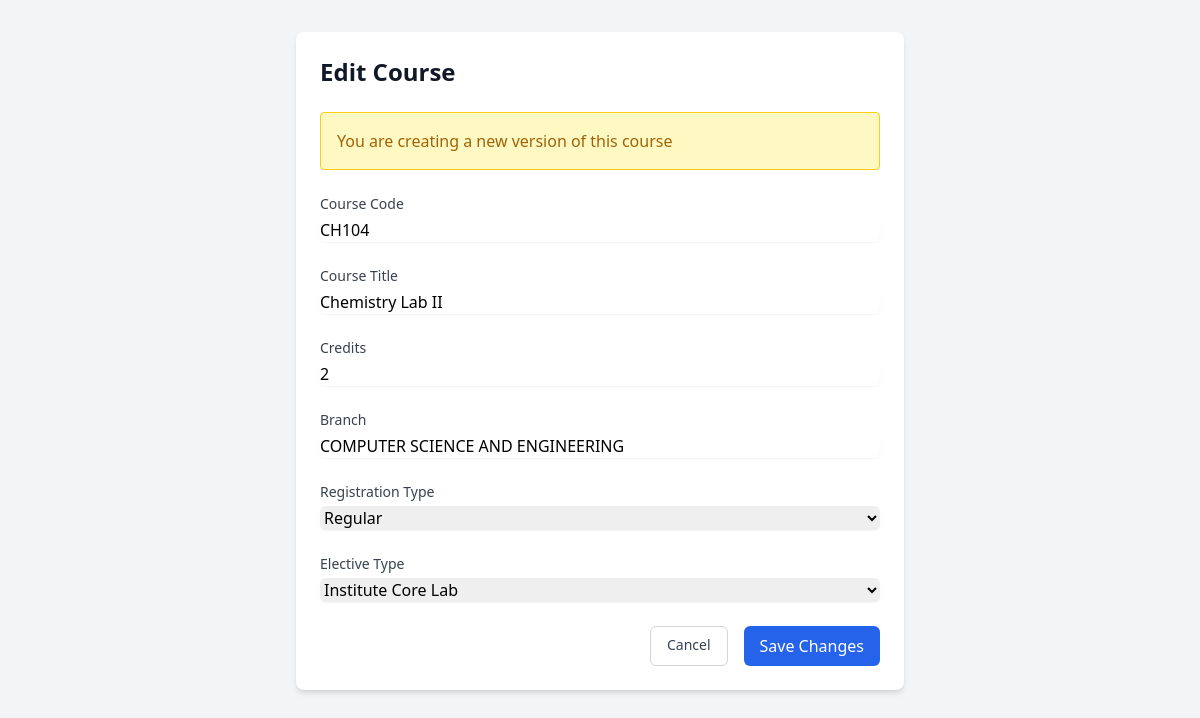
The page /courses/add_version/37 (signed in) on the database as committed earlier.
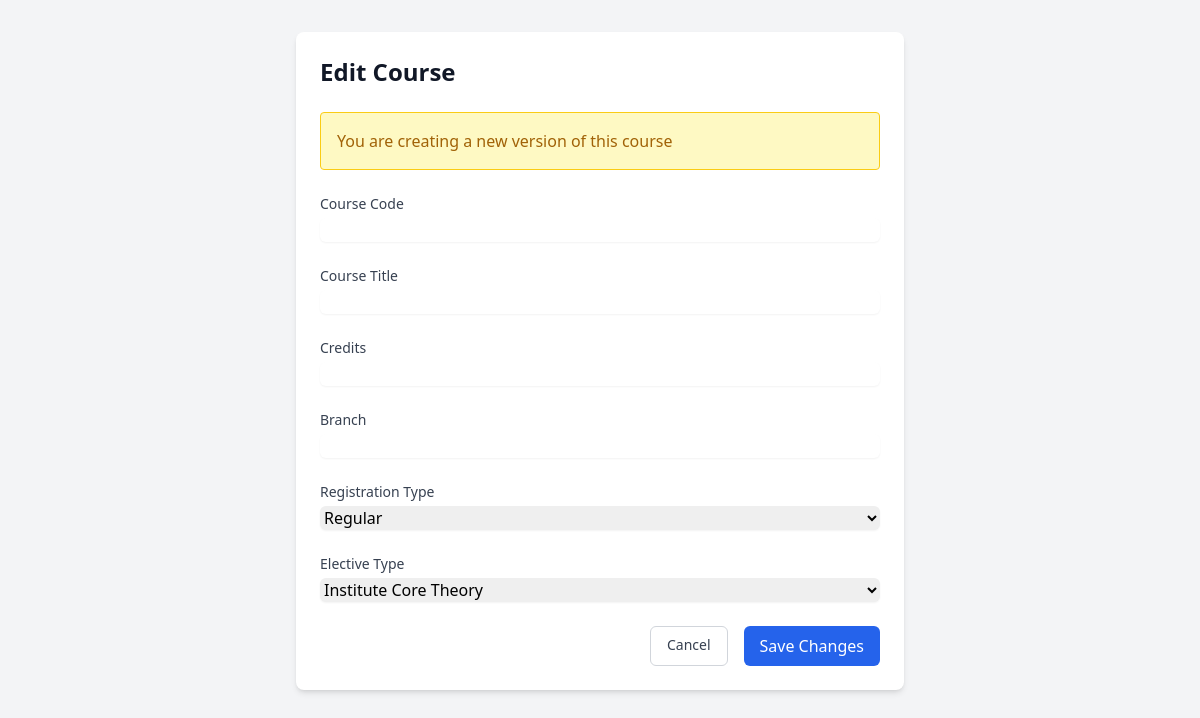
The same page on the database as committed later.
### tables this page shows
CREATE TABLE courses (
    id INTEGER PRIMARY KEY AUTOINCREMENT,
    course TEXT NOT NULL,
    course_title TEXT NOT NULL,
    credits INTEGER NOT NULL,
    reg_type TEXT NOT NULL,
    elective_type TEXT NOT NULL,
    branch TEXT NOT NULL,
    version INTEGER DEFAULT 1,
    parent_course_id INTEGER,
    is_current BOOLEAN DEFAULT 1
);

### app.py (the view, shortened to what this page needs)
@app.route('/courses/add_version/<int:original_course_id>', methods=['GET', 'POST'])
@login_required
def add_course_version(original_course_id):
    db = get_db()
    original_course = db.execute('SELECT * FROM courses WHERE id = ?', [original_course_id]).fetchone()
    return render_template('edit_course.html', course=original_course, is_version=True)

### app.py (called while the page is built)
def get_db():
    db = getattr(g, '_database', None)
    if db is None:
        db = g._database = sqlite3.connect(DATABASE)
        db.row_factory = sqlite3.Row
    return db

@app.teardown_appcontext
def close_connection(exception):
    db = getattr(g, '_database', None)
    if db is not None:
        db.close()

def login_required(f):
    @wraps(f)
    def decorated_function(*args, **kwargs):
        if 'admin' not in session:
            return redirect(url_for('login'))
        return f(*args, **kwargs)
    return decorated_function

### templates/edit_course.html (shortened to what the changed rows need)
<!DOCTYPE html>
<html lang="en">
<head>
    <script src="https://cdn.tailwindcss.com"></script>
</head>
<body class="bg-gray-100 min-h-screen">
    <div class="max-w-2xl mx-auto px-4 sm:px-6 lg:px-8 py-8">
        <div class="bg-white rounded-lg shadow-md p-6">
            <h1 class="text-2xl font-bold text-gray-900 mb-6">Edit Course</h1>
            <form method="POST" class="space-y-6">
                <div>
                    <label for="course" class="block text-sm font-medium text-gray-700">Course Code</label>
                    <input type="text" name="course" id="course" required
                           value="{{ course.course }}"
                           class="mt-1 block w-full rounded-md border-gray-300 shadow-sm focus:border-blue-500 focus:ring-blue-500">
                </div>
                <div>
                    <label for="course_title" class="block text-sm font-medium text-gray-700">Course Title</label>
                    <input type="text" name="course_title" id="course_title" required
                           value="{{ course.course_title }}"
                           class="mt-1 block w-full rounded-md border-gray-300 shadow-sm focus:border-blue-500 focus:ring-blue-500">
                </div>
                <div>
                    <label for="credits" class="block text-sm font-medium text-gray-700">Credits</label>
                    <input type="number" name="credits" id="credits" required
                           value="{{ course.credits }}"
                           class="mt-1 block w-full rounded-md border-gray-300 shadow-sm focus:border-blue-500 focus:ring-blue-500">
                </div>
                <div>
                    <label for="branch" class="block text-sm font-medium text-gray-700">Branch</label>
                    <input type="text" name="branch" id="branch" required
                           value="{{ course.branch }}"
                           class="mt-1 block w-full rounded-md border-gray-300 shadow-sm focus:border-blue-500 focus:ring-blue-500">
                </div>
                <div>
                    <label for="reg_type" class="block text-sm font-medium text-gray-700">Registration Type</label>
                    <select name="reg_type" id="reg_type" required
                            class="mt-1 block w-full rounded-md border-gray-300 shadow-sm focus:border-blue-500 focus:ring-blue-500">
                        <option value="Core" {% if course.reg_type == 'Regular' %}selected{% endif %}>Regular</option>
                    </select>
                </div>
                <div>
                    <label for="elective_type" class="block text-sm font-medium text-gray-700">Elective Type</label>
                    <select name="elective_type" id="elective_type" required
                            class="mt-1 block w-full rounded-md border-gray-300 shadow-sm focus:border-blue-500 focus:ring-blue-500">
                        <option value="Institute Core Theory" {% if course.elective_type == 'Institute Core Theory' %}selected{% endif %}>Institute Core Theory</option>
                        <option value="Institute Core Lab" {% if course.elective_type == 'Institute Core Lab' %}selected{% endif %}>Institute Core Lab</option>
                    </select>
                                    </div>
            </form>
        </div>
    </div>
</body>
</html>

Rows that differ between the two databases and show on the page:
removed courses: course "CH104", course_title "Chemistry Lab II", credits "2", branch "COMPUTER SCIENCE AND ENGINEERING", reg_type "Regular", elective_type "Institute Core Lab"
Other text that changed with them:
form field reg_type: (not shown) → "Regular"
form field elective_type: (not shown) → "Institute Core Theory"
